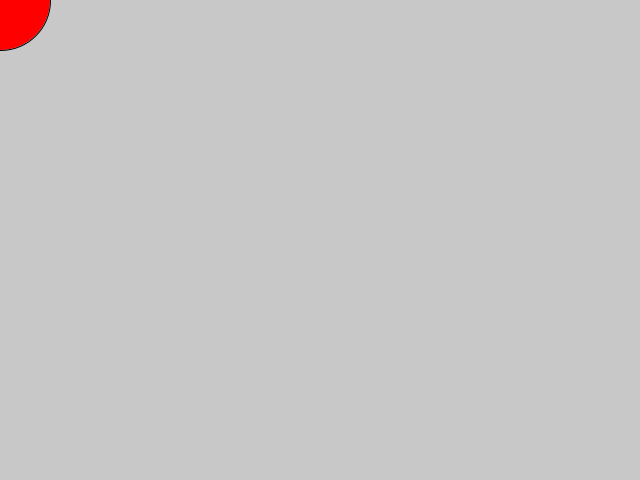
Frame 1 (no input)
Frame 60 (the mouse pressed at the canvas centre just before this capture): identical to frame 1, image omitted
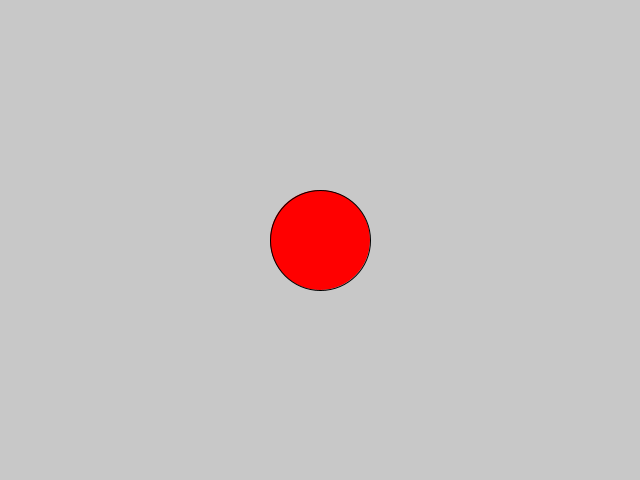
Frame 120 (the mouse held since frame 60 and released just before this capture)

The Processing sketch that drew these frames (run headless with seeded random() and noise(); from frame 60 on, the mouse is pressed at the canvas centre):

// Processing sketch: StuckBall
// ── StuckBall.pde
int windowWidth = 640;
int windowHeight = 480;

color red = #FF0000;
color green = #00FF00;

class SBall
{
  int d;  //Ball's diameter
  color c;  //Ball's Color
  
  SBall(int d, color c)
  {
    this.d = d;
    this.c = c;
  }
  
  void Draw()
  {
    fill(c);
    circle(mouseX, mouseY, d);
  }
}

void settings()
{
  size(windowWidth, windowHeight);
}

SBall a;

void setup()
{
  a = new SBall(100, red);
}

void mousePressed()
{

}

void draw()
{
  background(200);
  if(a != null)
    a.Draw();
}
